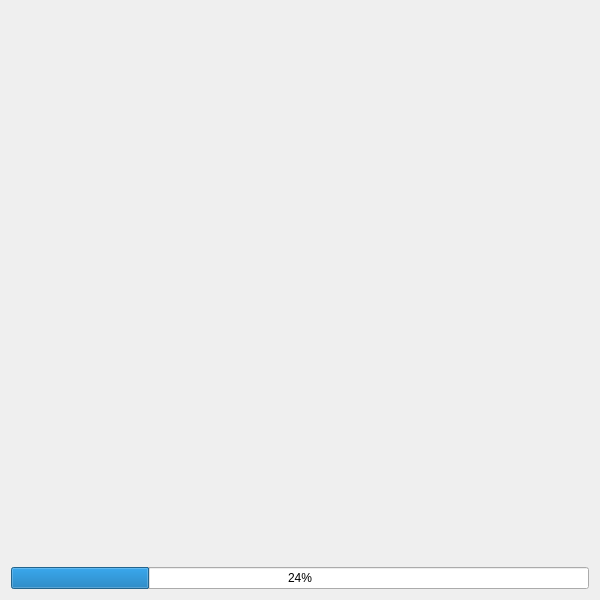
<?xml version="1.0" encoding="UTF-8"?>
<ui version="4.0">
 <class>receive_portal</class>
 <widget class="QDialog" name="receive_portal">
  <property name="geometry">
   <rect>
    <x>0</x>
    <y>0</y>
    <width>600</width>
    <height>600</height>
   </rect>
  </property>
  <property name="windowTitle">
   <string>Recieve</string>
  </property>
  <layout class="QVBoxLayout" name="verticalLayout">
   <item>
    <widget class="QLabel" name="ipLabel">
     <property name="text">
      <string/>
     </property>
    </widget>
   </item>
   <item>
    <widget class="QLabel" name="sender">
     <property name="text">
      <string/>
     </property>
    </widget>
   </item>
   <item>
    <widget class="QLabel" name="filename">
     <property name="text">
      <string/>
     </property>
    </widget>
   </item>
   <item>
    <widget class="QLabel" name="progress">
     <property name="text">
      <string/>
     </property>
    </widget>
   </item>
   <item>
    <widget class="QProgressBar" name="progressBar">
     <property name="value">
      <number>24</number>
     </property>
    </widget>
   </item>
  </layout>
 </widget>
 <resources/>
 <connections/>
</ui>
